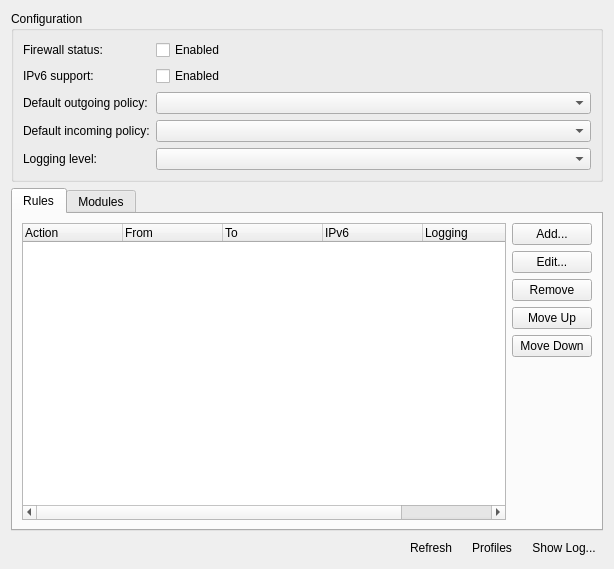
<?xml version="1.0" encoding="UTF-8"?>
<ui version="4.0">
 <class>Ufw</class>
 <widget class="QWidget" name="Ufw">
  <property name="geometry">
   <rect>
    <x>0</x>
    <y>0</y>
    <width>614</width>
    <height>569</height>
   </rect>
  </property>
  <layout class="QGridLayout" name="gridLayout">
   <item row="0" column="0" colspan="4">
    <widget class="UFW::StatusBox" name="configBox">
     <property name="title">
      <string>Configuration</string>
     </property>
     <property name="flat">
      <bool>false</bool>
     </property>
     <layout class="QFormLayout" name="formLayout">
      <item row="0" column="0">
       <widget class="QLabel" name="label_3">
        <property name="text">
         <string>Firewall status:</string>
        </property>
       </widget>
      </item>
      <item row="0" column="1">
       <widget class="QCheckBox" name="ufwEnabled">
        <property name="text">
         <string>Enabled</string>
        </property>
       </widget>
      </item>
      <item row="1" column="0">
       <widget class="QLabel" name="ipv6EnabledLabel">
        <property name="text">
         <string>IPv6 support:</string>
        </property>
       </widget>
      </item>
      <item row="1" column="1">
       <widget class="QCheckBox" name="ipv6Enabled">
        <property name="text">
         <string>Enabled</string>
        </property>
       </widget>
      </item>
      <item row="2" column="0">
       <widget class="QLabel" name="defaultOutgoingPolicyLabel">
        <property name="text">
         <string>Default outgoing policy:</string>
        </property>
       </widget>
      </item>
      <item row="2" column="1">
       <widget class="QComboBox" name="defaultOutgoingPolicy"/>
      </item>
      <item row="3" column="0">
       <widget class="QLabel" name="defaultIncomingPolicyLabel">
        <property name="text">
         <string>Default incoming policy:</string>
        </property>
       </widget>
      </item>
      <item row="3" column="1">
       <widget class="QComboBox" name="defaultIncomingPolicy"/>
      </item>
      <item row="4" column="0">
       <widget class="QLabel" name="ufwLoggingLevelLabel">
        <property name="text">
         <string>Logging level:</string>
        </property>
       </widget>
      </item>
      <item row="4" column="1">
       <widget class="QComboBox" name="ufwLoggingLevel"/>
      </item>
     </layout>
    </widget>
   </item>
   <item row="1" column="0" colspan="4">
    <widget class="QTabWidget" name="tabWidget">
     <property name="currentIndex">
      <number>0</number>
     </property>
     <property name="iconSize">
      <size>
       <width>22</width>
       <height>22</height>
      </size>
     </property>
     <widget class="QWidget" name="tab">
      <attribute name="title">
       <string>Rules</string>
      </attribute>
      <layout class="QGridLayout" name="gridLayout_2">
       <item row="0" column="0" rowspan="7">
        <widget class="UFW::RulesList" name="ruleList">
         <property name="rootIsDecorated">
          <bool>false</bool>
         </property>
         <property name="uniformRowHeights">
          <bool>true</bool>
         </property>
         <property name="itemsExpandable">
          <bool>false</bool>
         </property>
         <property name="allColumnsShowFocus">
          <bool>true</bool>
         </property>
         <property name="expandsOnDoubleClick">
          <bool>false</bool>
         </property>
         <column>
          <property name="text">
           <string>Action</string>
          </property>
         </column>
         <column>
          <property name="text">
           <string>From</string>
          </property>
         </column>
         <column>
          <property name="text">
           <string>To</string>
          </property>
         </column>
         <column>
          <property name="text">
           <string>IPv6</string>
          </property>
         </column>
         <column>
          <property name="text">
           <string>Logging</string>
          </property>
         </column>
         <column>
          <property name="text">
           <string>Description</string>
          </property>
         </column>
        </widget>
       </item>
       <item row="0" column="1">
        <widget class="KPushButton" name="addRuleButton">
         <property name="text">
          <string>Add...</string>
         </property>
        </widget>
       </item>
       <item row="1" column="1">
        <widget class="KPushButton" name="editRuleButton">
         <property name="text">
          <string>Edit...</string>
         </property>
        </widget>
       </item>
       <item row="2" column="1">
        <widget class="KPushButton" name="removeRuleButton">
         <property name="text">
          <string>Remove</string>
         </property>
        </widget>
       </item>
       <item row="3" column="1">
        <widget class="KPushButton" name="moveRuleUpButton">
         <property name="text">
          <string>Move Up</string>
         </property>
        </widget>
       </item>
       <item row="4" column="1">
        <widget class="KPushButton" name="moveRuleDownButton">
         <property name="text">
          <string>Move Down</string>
         </property>
        </widget>
       </item>
       <item row="5" column="1">
        <spacer name="verticalSpacer">
         <property name="orientation">
          <enum>Qt::Vertical</enum>
         </property>
         <property name="sizeHint" stdset="0">
          <size>
           <width>73</width>
           <height>10</height>
          </size>
         </property>
        </spacer>
       </item>
      </layout>
     </widget>
     <widget class="QWidget" name="tab_2">
      <attribute name="title">
       <string>Modules</string>
      </attribute>
      <layout class="QVBoxLayout" name="verticalLayout_2">
       <item>
        <widget class="QTreeWidget" name="modulesList">
         <property name="rootIsDecorated">
          <bool>false</bool>
         </property>
         <property name="uniformRowHeights">
          <bool>true</bool>
         </property>
         <property name="itemsExpandable">
          <bool>false</bool>
         </property>
         <property name="sortingEnabled">
          <bool>true</bool>
         </property>
         <property name="allColumnsShowFocus">
          <bool>true</bool>
         </property>
         <property name="expandsOnDoubleClick">
          <bool>false</bool>
         </property>
         <attribute name="headerDefaultSectionSize">
          <number>64</number>
         </attribute>
         <column>
          <property name="text">
           <string>Protocol</string>
          </property>
         </column>
         <column>
          <property name="text">
           <string>Connection Tracking</string>
          </property>
         </column>
         <column>
          <property name="text">
           <string>NAT</string>
          </property>
         </column>
        </widget>
       </item>
      </layout>
     </widget>
    </widget>
   </item>
   <item row="2" column="0">
    <widget class="KSqueezedTextLabel" name="statusLabel">
     <property name="font">
      <font>
       <italic>true</italic>
      </font>
     </property>
    </widget>
   </item>
   <item row="2" column="1">
    <widget class="QToolButton" name="refreshButton">
     <property name="text">
      <string>Refresh</string>
     </property>
     <property name="toolButtonStyle">
      <enum>Qt::ToolButtonTextBesideIcon</enum>
     </property>
     <property name="autoRaise">
      <bool>true</bool>
     </property>
    </widget>
   </item>
   <item row="2" column="2">
    <widget class="QToolButton" name="profilesButton">
     <property name="text">
      <string>Profiles</string>
     </property>
     <property name="toolButtonStyle">
      <enum>Qt::ToolButtonTextBesideIcon</enum>
     </property>
     <property name="autoRaise">
      <bool>true</bool>
     </property>
    </widget>
   </item>
   <item row="2" column="3">
    <widget class="QToolButton" name="logButton">
     <property name="text">
      <string>Show Log...</string>
     </property>
     <property name="toolButtonStyle">
      <enum>Qt::ToolButtonTextBesideIcon</enum>
     </property>
     <property name="autoRaise">
      <bool>true</bool>
     </property>
    </widget>
   </item>
  </layout>
 </widget>
 <customwidgets>
  <customwidget>
   <class>KSqueezedTextLabel</class>
   <extends>QLabel</extends>
   <header>ksqueezedtextlabel.h</header>
  </customwidget>
  <customwidget>
   <class>KPushButton</class>
   <extends>QPushButton</extends>
   <header>kpushbutton.h</header>
  </customwidget>
  <customwidget>
   <class>UFW::RulesList</class>
   <extends>QTreeWidget</extends>
   <header>ruleslist.h</header>
  </customwidget>
  <customwidget>
   <class>UFW::StatusBox</class>
   <extends>QGroupBox</extends>
   <header>statusbox.h</header>
   <container>1</container>
  </customwidget>
 </customwidgets>
 <tabstops>
  <tabstop>ufwEnabled</tabstop>
  <tabstop>ipv6Enabled</tabstop>
  <tabstop>defaultOutgoingPolicy</tabstop>
  <tabstop>defaultIncomingPolicy</tabstop>
  <tabstop>ufwLoggingLevel</tabstop>
  <tabstop>tabWidget</tabstop>
  <tabstop>ruleList</tabstop>
  <tabstop>addRuleButton</tabstop>
  <tabstop>editRuleButton</tabstop>
  <tabstop>removeRuleButton</tabstop>
  <tabstop>moveRuleUpButton</tabstop>
  <tabstop>moveRuleDownButton</tabstop>
  <tabstop>modulesList</tabstop>
  <tabstop>refreshButton</tabstop>
  <tabstop>profilesButton</tabstop>
  <tabstop>logButton</tabstop>
 </tabstops>
 <resources/>
 <connections/>
</ui>
